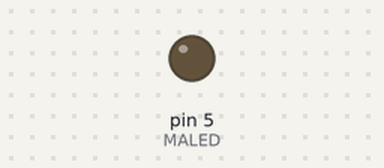
Bench run of a sketch on a simulated Arduino Uno, built with avr-gcc and run on an emulated ATmega328P. Shown: output pins drawn as LEDs (lit = HIGH).

Above: at 0.15 s.
At 39.84 s:
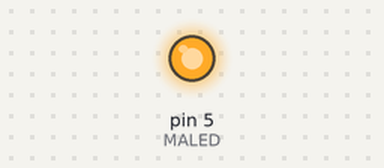
Timing chart, 0 to 40.0 s (numbered marks = the images above):
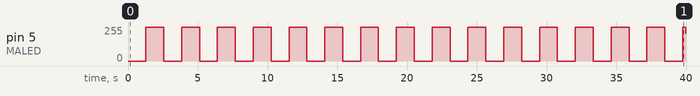

Measured:
- by itself, pin 5 (MALED): 0/255 → 255/255 at 1.3 s, → 0/255 1.3 s later, → 255/255 1.3 s later, → 0/255 1.3 s later, … (32 changes in this stretch)

The sketch:

HS06_pulsePWM.ino
```cpp
#define MALED 5

void setup() {
  pinMode(MALED, OUTPUT);
}

void loop() {
  for(int i=0; i<256; i++) {
    analogWrite(MALED,i);
    delay(5);
  }
  for(int i=255; i>=0; i--) {
    analogWrite(MALED,i);
    delay(5);
  }
}
```
